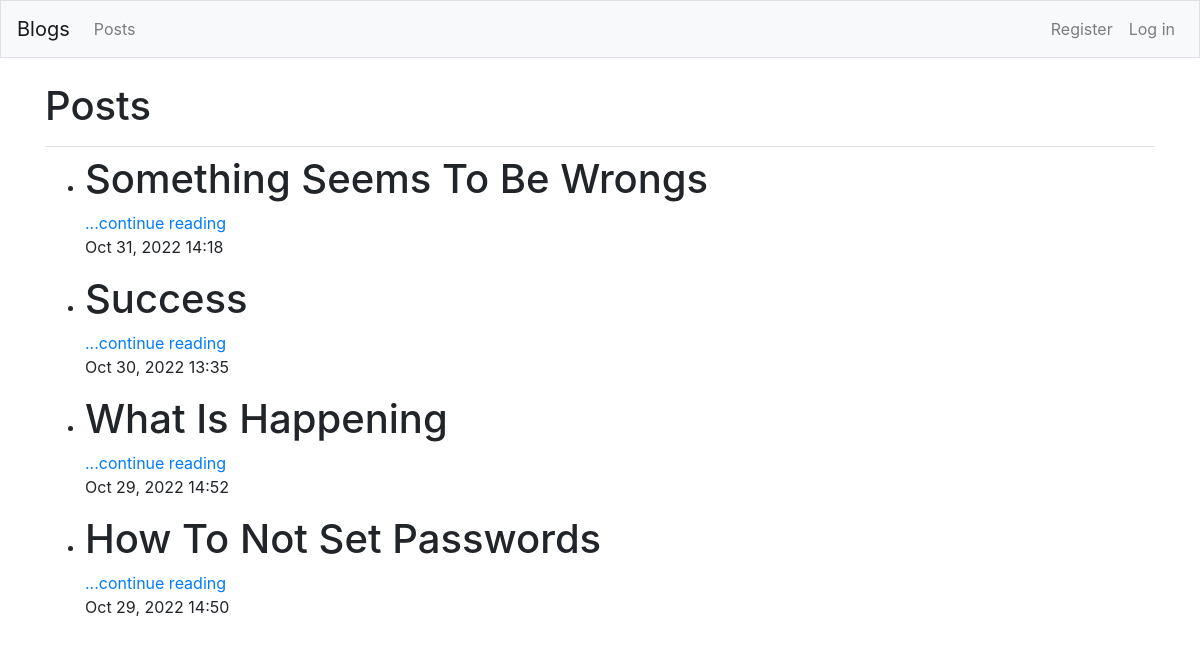
The app's page /posts, older data.
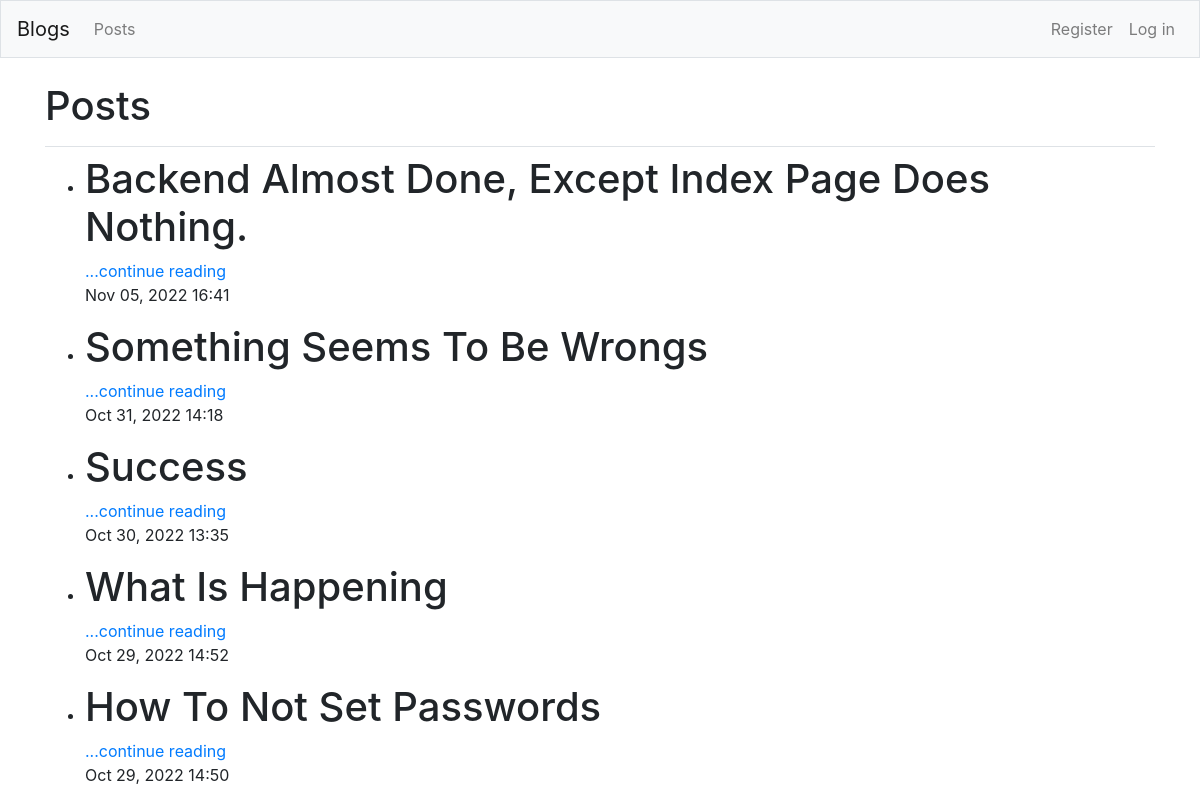
The same page, newer data.
### blogs/models.py (models this page shows, shortened)
class BlogPost(models.Model):
    title = models.CharField(max_length=200)
    content = models.TextField()
    date_added = models.DateTimeField(auto_now_add=True)
    upload = models.FileField(upload_to='uploads/%Y/%m/%d/',max_length=250,null=True, default=None)

### blogs/views.py (the view)
# urls.py: path('posts', views.posts, name='posts'),
def posts(request):
    posts = BlogPost.objects.all().order_by('-date_added')
    context = {
        'posts': posts
    }
    return render(request, 'blogs/posts.html', context)

### blogs/templates/blogs/posts.html
{% extends 'blogs/base.html' %}
{% block page_header %}
<h1>Posts</h1>
{% endblock page_header %}
{% block content %}
<ul >
    {% for post in posts %}
    <li><h3>
        <h1> {{ post.title|title }} </h1>
        <a href="{% url 'blogs:post' post_id=post.id %}">...continue reading</a>
        <p> {{ post.date_added|date:'M d, Y H:i' }} </p>
    </h3></li>
    {% empty %}
    <li>There are no posts yet.</li>
    {% endfor %}
</ul>
{% endblock content %}

Row changes from the older to the newer data that the page shows:
added BlogPost: title "Backend Almost Done, Except Index Page Does Nothing.", date_added "Nov 05, 2022 16:41"
